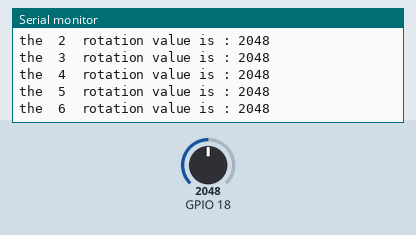
Bench run of a program on a simulated ESP32-S3. Shown: the last lines printed to the serial monitor. Inputs (shaded band) come from the test bench; at power-on: GPIO 18 = 2048.

Above: at 1.2 s.
1.3 s: GPIO 18 set to 2866
At 1.36 s:
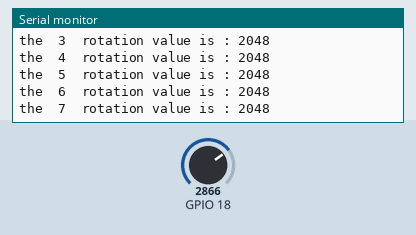
2.8 s: GPIO 18 set to 3603
At 2.96 s:
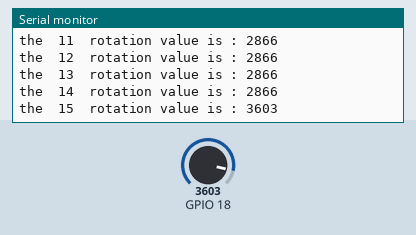
Timing chart, 0 to 5.8 s (numbered marks = the images above; inputs shaded):
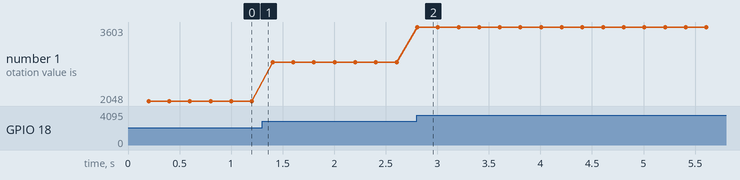

The program:

main.cpp
```cpp
/*
接线说明:VCC --- 3.3V
         GND --- GND
         OUT --- GPIO18


程序说明:测试旋转编码器(rotation sensor),串口输出某次的值

注意事项:无

函数示例:无

作者:灵首

时间:2023_4_10

*/
#include <Arduino.h>

//用于计数的变量
static int count;

void setup() {
  //初始化串口
  Serial.begin(9600);
  Serial.print("serial is OK!!!");

  //设置引脚模式
  pinMode(18,INPUT);

}

void loop() {
  //查看输出次数的变量
  count = count + 1;

  //读取模拟值
  int rotation_value = analogRead(18);

  //串口输出
  Serial.print("the  " + String(count) + "  rotation value is : ");
  Serial.print(rotation_value);
  Serial.print("\n");

  //延时
  delay(200);
}
```

Measured:
- after the input at 2.8 s, the serial monitor: prints a new line at once (image 2)
- plotted number 1: 2048 → 2866 after the input at 1.3 s, 2866 → 3603 after the input at 2.8 s
